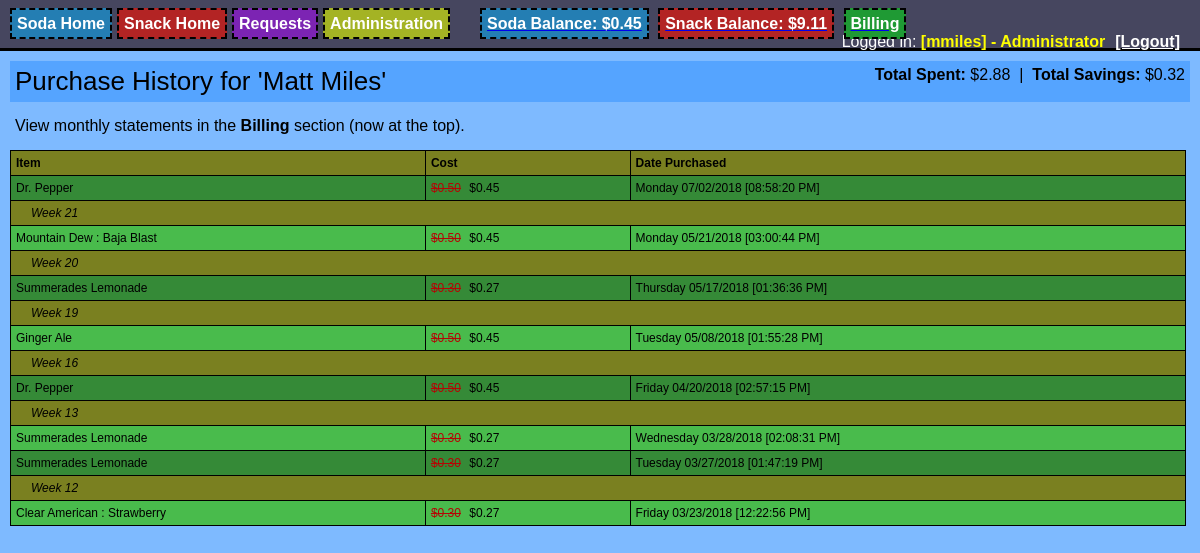
The page /purchase_history.php?type=Soda&name=Matt Miles&userid=1 (signed in) on the database as committed earlier.
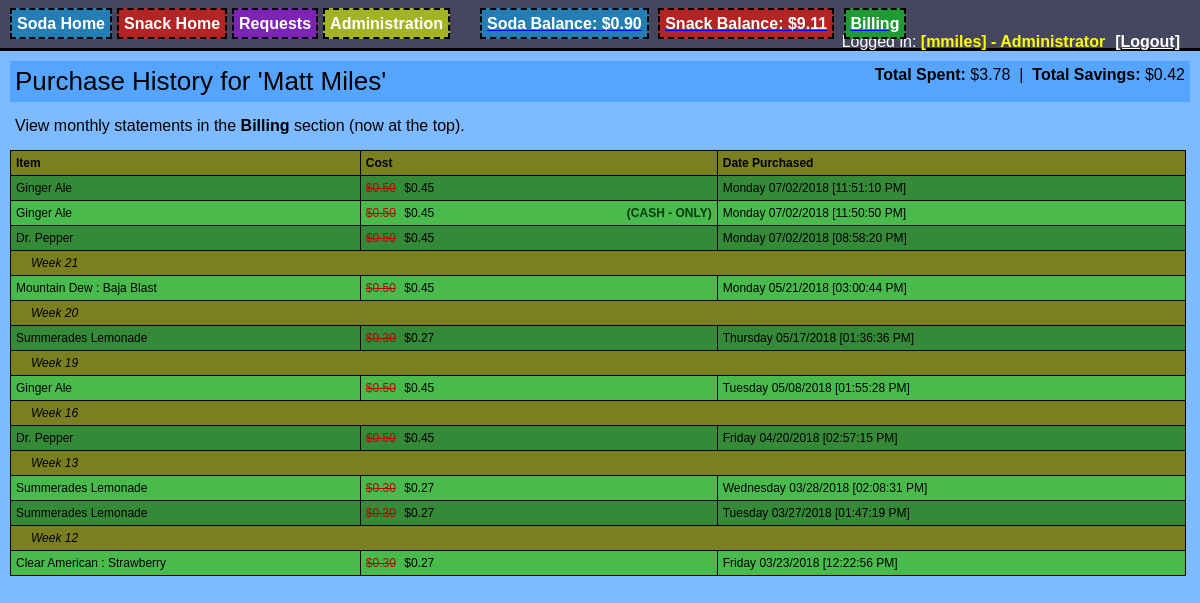
The same page on the database as committed later.
### tables this page shows
CREATE TABLE "Purchase_History" (
	`UserID`	INTEGER NOT NULL,
	`ItemID`	INTEGER NOT NULL,
	`Cost`	REAL,
	`Date`	TEXT,
	`DiscountCost`	REAL,
	`CashOnly`	INTEGER
);

CREATE TABLE "Item" (
	`ID`	integer PRIMARY KEY AUTOINCREMENT,
	`Name`	text,
	`Date`	text,
	`ChartColor`	text,
	`TotalCans`	integer,
	`BackstockQuantity`	integer,
	`ShelfQuantity`	integer,
	`Price`	real,
	`TotalIncome`	real,
	`TotalExpenses`	real,
	`DateModifed`	text,
	`DateModified`	text,
	`ModifyType`	text,
	`Retired`	INTEGER DEFAULT 0,
	`ImageURL`	TEXT,
	`ThumbURL`	TEXT,
	`UnitName`	TEXT,
	`Type`	TEXT,
	`DiscountPrice`	REAL,
	`Hidden`	INTEGER DEFAULT 0
, OutOfStock Integer, OutOfStockDate Text, OutOfStockReporter Text);

### Mobile_Detect.php (called while the page is built, shortened)
<?php
class Mobile_Detect
{
    protected $userAgent = null;
    protected $httpHeaders = array();
    protected $detectionType = self::DETECTION_TYPE_MOBILE;
    protected static $mobileHeaders = array(
            'HTTP_ACCEPT'                  => array('matches' => array(
                                                                        'application/x-obml2d',
                                                                        'application/vnd.rim.html',
                                                                        'text/vnd.wap.wml',
                                                                        'application/vnd.wap.xhtml+xml'
                                            )),
            'HTTP_X_WAP_PROFILE'           => null,
            'HTTP_X_WAP_CLIENTID'          => null,
            'HTTP_WAP_CONNECTION'          => null,
            'HTTP_PROFILE'                 => null,
            'HTTP_X_OPERAMINI_PHONE_UA'    => null,
            'HTTP_X_NOKIA_GATEWAY_ID'      => null,
            'HTTP_X_ORANGE_ID'             => null,
            'HTTP_X_VODAFONE_3GPDPCONTEXT' => null,
            'HTTP_X_HUAWEI_USERID'         => null,
            'HTTP_UA_OS'                   => null,
            'HTTP_X_MOBILE_GATEWAY'        => null,
            'HTTP_X_ATT_DEVICEID'          => null,
            'HTTP_UA_CPU'                  => array('matches' => array('ARM')),
    );
    protected static $operatingSystems = array(
        'AndroidOS'         => 'Android',
        'BlackBerryOS'      => 'blackberry|\bBB10\b|rim tablet os',
        'PalmOS'            => 'PalmOS|avantgo|blazer|elaine|hiptop|palm|plucker|xiino',
        'SymbianOS'         => 'Symbian|SymbOS|Series60|Series40|SYB-[0-9]+|\bS60\b',
        'WindowsMobileOS'   => 'Windows CE.*(PPC|Smartphone|Mobile|[0-9]{3}x[0-9]{3})|Window Mobile|Windows Phone [0-9.]+|WCE;',
        'WindowsPhoneOS'   => 'Windows Phone 10.0|Windows Phone 8.1|Windows Phone 8.0|Windows Phone OS|XBLWP7|ZuneWP7|Windows NT 6.[23]; ARM;',
        'iOS'               => '\biPhone.*Mobile|\biPod|\biPad',
        'MeeGoOS'           => 'MeeGo',
        'MaemoOS'           => 'Maemo',
        'JavaOS'            => 'J2ME/|\bMIDP\b|\bCLDC\b',
        'webOS'             => 'webOS|hpwOS',
        'badaOS'            => '\bBada\b',
        'BREWOS'            => 'BREW',
    );
    protected static $browsers = array(
        'Chrome'          => '\bCrMo\b|CriOS|Android.*Chrome/[.0-9]* (Mobile)?',
        'Dolfin'          => '\bDolfin\b',
        'Opera'           => 'Opera.*Mini|Opera.*Mobi|Android.*Opera|Mobile.*OPR/[0-9.]+|Coast/[0-9.]+',
        'Skyfire'         => 'Skyfire',
        'Edge'             => 'Mobile Safari/[.0-9]* Edge',
        'IE'              => 'IEMobile|MSIEMobile',
        'Firefox'         => 'fennec|firefox.*maemo|(Mobile|Tablet).*Firefox|Firefox.*Mobile|FxiOS',
        'Bolt'            => 'bolt',
        'TeaShark'        => 'teashark',
        'Blazer'          => 'Blazer',
        'Safari'          => 'Version.*Mobile.*Safari|Safari.*Mobile|MobileSafari',
        'UCBrowser'       => 'UC.*Browser|UCWEB',
        'baiduboxapp'     => 'baiduboxapp',
        'baidubrowser'    => 'baidubrowser',
        'DiigoBrowser'    => 'DiigoBrowser',
        'Puffin'            => 'Puffin',
        'Mercury'          => '\bMercury\b',
        'ObigoBrowser' => 'Obigo',
        'NetFront' => 'NF-Browser',
        'GenericBrowser'  => 'NokiaBrowser|OviBrowser|OneBrowser|TwonkyBeamBrowser|SEMC.*Browser|FlyFlow|Minimo|NetFront|Novarra-Vision|MQQBrowser|MicroMessenger',
        'PaleMoon'        => 'Android.*PaleMoon|Mobile.*PaleMoon',
    );
    protected static $uaHttpHeaders = array(
        'HTTP_USER_AGENT',
        'HTTP_X_OPERAMINI_PHONE_UA',
        'HTTP_X_DEVICE_USER_AGENT',
        'HTTP_X_ORIGINAL_USER_AGENT',
        'HTTP_X_SKYFIRE_PHONE',
        'HTTP_X_BOLT_PHONE_UA',
        'HTTP_DEVICE_STOCK_UA',
        'HTTP_X_UCBROWSER_DEVICE_UA'
    );
    public function setHttpHeaders($httpHeaders = null)
    {
        if (!is_array($httpHeaders) || !count($httpHeaders)) {
            $httpHeaders = $_SERVER;
        }
        $this->httpHeaders = array();
        foreach ($httpHeaders as $key => $value) {
            if (substr($key, 0, 5) === 'HTTP_') {
                $this->httpHeaders[$key] = $value;
            }
        }
    }
    public function getMobileHeaders()
    {
        return self::$mobileHeaders;
    }
    public function getUaHttpHeaders()
    {
        return self::$uaHttpHeaders;
    }
    public function setCfHeaders($cfHeaders = null) {
        $response = false;
        return $response;
    }
    public function setUserAgent($userAgent = null)
    {
        if (false === empty($userAgent)) {
            return $this->userAgent = $userAgent;
        } else {
            $this->userAgent = null;
            foreach ($this->getUaHttpHeaders() as $altHeader) {
                if (false === empty($this->httpHeaders[$altHeader])) {
                    $this->userAgent .= $this->httpHeaders[$altHeader] . " ";
                }
            }
            if (!empty($this->userAgent)) {
                return $this->userAgent = trim($this->userAgent);
            }
        }
        return $this->userAgent = null;
    }
    public function getUserAgent()
    {
        return $this->userAgent;
    }
    public function setDetectionType($type = null)
    {
        $this->detectionType = $type;
    }
    public static function getMobileDetectionRules()
    {
        static $rules;
        if (!$rules) {
            $rules = array_merge(
                self::$phoneDevices,
                self::$tabletDevices,
                self::$operatingSystems,
                self::$browsers
            );
        }
        return $rules;
    }
    public function getRules()
    {
        if ($this->detectionType == self::DETECTION_TYPE_EXTENDED) {
            return self::getMobileDetectionRulesExtended();
        } else {
            return self::getMobileDetectionRules();
        }
    }
    public function checkHttpHeadersForMobile()
    {
        foreach ($this->getMobileHeaders() as $mobileHeader => $matchType) {
            if (isset($this->httpHeaders[$mobileHeader])) {
                if (is_array($matchType['matches'])) {
                    return false;
                } else {
                    return true;
                }
            }
        }
        return false;
    }
    protected function matchDetectionRulesAgainstUA($userAgent = null)
    {
        return false;
    }
    public function isMobile($userAgent = null, $httpHeaders = null)
    {
        if ($this->checkHttpHeadersForMobile()) {
            return true;
        } else {
            return $this->matchDetectionRulesAgainstUA();
        }
    }
    public function match($regex, $userAgent = null)
    {
        $match = (bool) preg_match(sprintf('#%s#is', $regex), (false === empty($userAgent) ? $userAgent : $this->userAgent), $matches);
        return $match;
    }
}

### session_functions.php (called while the page is built, shortened)
<?php
function IsLoggedIn(){
       return $_SESSION['LoggedIn'];
}
function IsAdminLoggedIn(){
    return isset( $_SESSION['IsAdmin'] ) && $_SESSION['IsAdmin'];
}
?>

### purchase_history.php (the view, shortened to what the changed rows need)
<head>
<?php
    $db = new SQLite3("db/item.db");
    include("foodstock_functions.php");
    $isLoggedIn = IsLoggedIn();
    $isLoggedInAdmin = IsAdminLoggedIn();
    require_once 'Mobile_Detect.php';
    $detect = new Mobile_Detect;
    $device_type = ($detect->isMobile() ? ($detect->isTablet() ? 'tablet' : 'phone') : 'computer');
    $isMobile = $device_type == 'phone';
?>
<link rel="stylesheet" type="text/css" href="colorPicker.css"/>
<link rel="stylesheet" type="text/css" href="style.css"/>
<link rel="stylesheet" href="//code.jquery.com/ui/1.11.2/themes/smoothness/jquery-ui.css">
</head>
<?php
    if( $isMobile ) {
        echo "<body class='soda_body' style='display:inline-table;'>";
    } else {
        echo "<body class='soda_body'>";
    }
    include("login_bar.php");
    $itemType = $_GET['type'];
    if( $isLoggedInAdmin && isset($_GET['userid'] ) && isset($_GET['name'] )  ) {
        $userID = $_GET['userid'];
        $name = $_GET['name'];
    } else {
        $userID = $_SESSION['UserID'];
        $name = $_SESSION['FirstName'];
    }
    echo "<div class='soda_popout'  style='margin:10px; padding:5px;'><span style='font-size:26px;'>Purchase History for '$name'</span> <span style='font-size:0.8em;'></span>";
    $totalSavings = 0.0;
    $totalBalance = 0.0;
    $results = $db->query("SELECT p.Cost, p.DiscountCost FROM Purchase_History p JOIN Item i on p.itemID = i.ID WHERE p.UserID = $userID AND i.Type='$itemType'");
    while ($row = $results->fetchArray()) {
        if( $row['DiscountCost'] != "" ) {
            $totalSavings += ($row['Cost'] - $row['DiscountCost']);
            $totalBalance += $row['DiscountCost'];
        } else {
            $totalBalance += $row['Cost'];
        }
    }
    echo  "<span style='float:right;'><b>Total Spent:</b> $". number_format($totalBalance,2) . "&nbsp;&nbsp;|&nbsp;&nbsp;<b>Total Savings:</b> $" . number_format($totalSavings, 2) . "</span>";
    echo "</div>";
    echo "<div id='restock_all'>";
    echo "<table style='font-size:12; border-collapse:collapse; margin:10px; width:98%'>";
    echo "<thead><tr class='table_header'>";
    echo "<th style='padding:5px; border:1px #000 solid;' align='left'>Item</th>";
    echo "<th style='padding:5px; border:1px #000 solid;' align='left'>Cost</th>";
    echo "<th style='padding:5px; border:1px #000 solid;' align='left'>Date Purchased</th>";
    echo "</tr></thead>";
    $rowClass = "odd";
    $results = $db->query("SELECT i.Name, p.Cost, p.DiscountCost, p.Date, p.UserID, p.CashOnly FROM Purchase_History p JOIN Item i on p.itemID = i.ID WHERE p.UserID = $userID AND i.Type='$itemType' ORDER BY p.Date DESC");
    $currentWeek = "";
    while ($row = $results->fetchArray()) {
        $date_object = DateTime::createFromFormat('Y-m-d H:i:s', $row['Date']);
        $weekOfPurchase = $date_object->format('W');
        if( $currentWeek == "" ) {
            $currentWeek = $weekOfPurchase;
        } else {
            if( $currentWeek != $weekOfPurchase ) {
                echo "<tr>";
                echo "<td style='padding:5px; font-style:italic; padding-left: 20px; border:1px #000 solid; background-color:#7a8020;' colspan='3'>";
                echo "Week " . $weekOfPurchase;
                echo "</td>";
                echo "</tr>";
                $currentWeek = $weekOfPurchase;
            }
        }
        echo "<tr class='$rowClass'>";
        echo "<td style='padding:5px; border:1px #000 solid;'>" . $row['Name'] . "</td>";
        $costDisplay = "";
        if( $row['DiscountCost'] != "" ) {
            $costDisplay = "<span class='red_price'>$" . number_format($row['Cost'], 2) . "</span> $" . number_format($row['DiscountCost'],2);
        } else {
            $costDisplay = "$" . number_format($row['Cost'], 2);
        }
        if( $row['CashOnly'] == 1 ) {
            $costDisplay = $costDisplay . "<span style='float:right; font-weight: bold; color:#023e0c;'>(CASH - ONLY)</span>";
        }
        echo "<td style='padding:5px; border:1px #000 solid;'>" . $costDisplay ."</td>";
        echo "<td style='padding:5px; border:1px #000 solid;'>" . $date_object->format('l m/d/Y  [h:i:s A]') . "</td>";
        echo "</tr>";
        if( $rowClass == "odd" ) { $rowClass = "even"; } else { $rowClass = "odd"; }
    }
        echo "</table>";
    echo "</div>";
?>
</body>

### login_bar.php (shortened to what the changed rows need)
<?php
    echo "<div style='color:#FFF; background-color:#46465f;  border-bottom: 3px solid #000; width:100%;  padding: 5px 0px;'>";
    echo "<div id='container_top' style='margin:10px;'>";
    if( $isMobile ) {
        echo "<span style='float:right; padding:0px 5px; display:inline-block'>";
        DisplayLoggedInUser($isLoggedIn, $isLoggedInAdmin, $loginPassword, $url);
        echo "</span>";
        echo "<div style='clear: both;'></div>";
    } else {
        if(!$isLoggedIn) {
            $results = $db->query("SELECT Count(*) as Active, Sum(SnackSavings) as TotalSnackSavings, Sum(SodaSavings) as TotalSodaSavings FROM User WHERE SnackBalance != 0.0 OR SodaBalance != 0");
            $row = $results->fetchArray();
            $totalActiveUsers = $row['Active'];
            $totalSnackSavings = $row['TotalSnackSavings'];
            $totalSodaSavings = $row['TotalSodaSavings'];
            $totalSavings = $totalSnackSavings + $totalSodaSavings;
            $results = $db->query("SELECT Count(*) as Total FROM Purchase_History");
            $row = $results->fetchArray();
            $totalPurchases = $row['Total'];
            echo "<span style='padding:5px;'><a class='register' href='register.php'>Register for a Discount!<a/> (We have $totalActiveUsers active users with a total of $" . number_format($totalSavings, 2) . " in savings and " . $totalPurchases . " total purchases)</span>";
        } else {
            echo "<a style='text-decoration:none;' href='requests.php'><span class='nav_buttons nav_buttons_requests'>Requests</span></a>";
            if( $isLoggedInAdmin ) {
                echo "<a style='text-decoration:none;' href='admin_x25.php'><span class='nav_buttons nav_buttons_admin'>Administration</span></a>";
            }
            echo "<span style='margin-left:25px;'>";
            echo "<a href='purchase_history.php?type=Soda'><span class='nav_buttons nav_buttons_soda'>Soda Balance: $" .  number_format($_SESSION['SodaBalance'], 2) . "</span></a>";
            echo "<a href='purchase_history.php?type=Snack'><span class='nav_buttons nav_buttons_snack'>Snack Balance: $" .  number_format($_SESSION['SnackBalance'], 2) . "</span></a>";
            echo "<a href='billing.php?type=Snack'><span class='nav_buttons nav_buttons_billing'>Billing</span></a>";
            echo "</span>";
        }
    }
    echo "</div>";
    echo "</div>";
?>

Rows that differ between the two databases and show on the page:
added purchase_history: ItemID.Name "Ginger Ale", Cost "0.50", DiscountCost "0.45", Date "Monday 07/02/2018 [11:51:10 PM]"
added purchase_history: ItemID.Name "Ginger Ale", Cost "0.50", DiscountCost "0.45", Date "Monday 07/02/2018 [11:50:50 PM]"
Other text that changed with them:
$_SESSION['SodaBalance']: "0.45" → "0.90"
$totalBalance: "2.88" → "3.78"
$totalSavings: "0.32" → "0.42"
